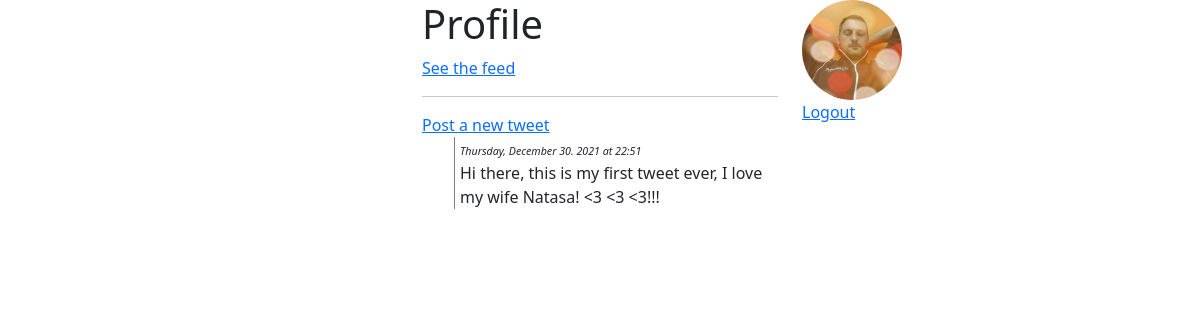
Screenshot of /profile (signed in) with the database file from the repository.
### tables this page shows
CREATE TABLE tweets (
id integer primary key autoincrement,
user_id integer not null,
tweet text not null,
create_on text not null);

### app.py (the view)
@app.route("/profile")
def profile():
    print(request.headers)
    if not 'id' in session:
        return redirect("/")
    tweets = db.get_tweets_by_user(session['id'])
    return render_template("profile.html", tweets=tweets)

### db.py (called while the page is built)
def connect():
    connection = None
    try:
        connection = sqlite3.connect("tweets.db")
    except sqlite3.Error as e:
        print(e)
        exit(0)
    return connection

def query(sql):
    conn = connect()
    cursor = conn.cursor()
    cursor.execute(sql)
    return cursor.fetchall()

def get_tweets_by_user(user_id):
    sql = f"""
        SELECT tweet, create_on
        FROM tweets
        WHERE user_id='{user_id}'
        ORDER BY id DESC
    """
    result = query(sql)
    return result

### templates/profile.html (shortened to what this page needs)
<!DOCTYPE html>
<html lang="en">
<head>
    <link href="https://cdn.jsdelivr.net/npm/bootstrap@5.1.3/dist/css/bootstrap.min.css" rel="stylesheet">
    <link href="/static/style.css" rel="stylesheet">
</head>
<body>
    <div class="container">
        <div class="row">
            <div class="col"></div>
            <div class="col">
                <h1>Profile</h1>
                <a href="/feed">See the feed</a>
                <hr>
                {% if tweets|count == 0 %}
                No tweets, make a tweet <a href="/tweet">now</a>
                {% else %}
                <a href="/tweet">Post a new tweet</a>
                <ul>
                    {% for tweet in tweets %}
                    <li>
                        <i class="create_on">{{tweet[1]}}</i><br>
                        {{tweet[0]}}
                    </li>
                    {% endfor %}
                </ul>
                {% endif %}
            </div>
            <div class="col">
                <img src="/static/profile-pics/{{session['id']}}.jpg" width="100px" height="100px" class="rounded-circle">
                <br> <a href="/logout">Logout</a>
            </div>
        </div>
    </div>
</body>
</html>

### static/style.css (style rules this page uses)
.create_on { font-size: 8pt; font-width: bold; }
li { list-style: none; border-left: 1px solid grey; padding-left: 5px; margin-left: 0px; margin-bottom: 15px; }

### rows the page displays
tweets: create_on "Thursday, December 30. 2021 at 22:51", tweet "Hi there, this is my first tweet ever, I love my wife Natasa! <3 <3 <3!!!"
